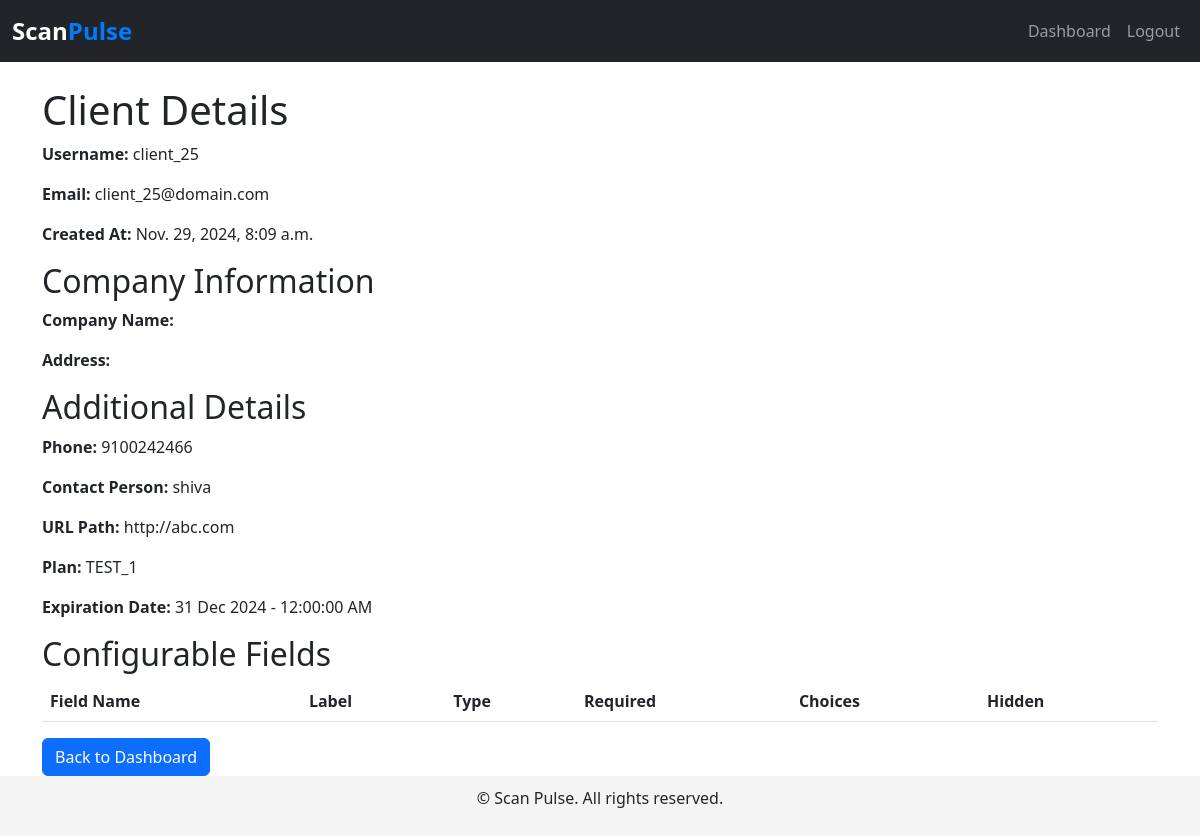
The app's page /view-client/10/ (signed in) with its own data.
### user_management/models.py (models this page shows, shortened)
class CustomUser(AbstractUser):
    email = models.EmailField(unique=True)
    role = models.ForeignKey(Role, on_delete=models.SET_NULL, null=True, blank=True, related_name="users")
    created_by = models.ForeignKey('self', on_delete=models.SET_NULL, null=True, blank=True, related_name="created_users")
    created_at = models.DateTimeField(auto_now_add=True)
    REQUIRED_FIELDS = ['email']

class ClientDetails(models.Model):
    client = models.OneToOneField(Client, on_delete=models.CASCADE, related_name="details")
    phone = models.CharField(max_length=15, blank=True)
    contact_person_name = models.CharField(max_length=100, blank=True)
    url_path = models.SlugField(unique=True, blank=True)
    plan = models.ForeignKey(Plan, on_delete=models.SET_NULL, null=True, blank=True)
    expiration_date = models.DateTimeField(null=True, blank=True)

class Plan(models.Model):
    name = models.CharField(max_length=50, unique=True)
    duration_type = models.CharField(max_length=10, choices=DURATION_TYPES)
    duration_value = models.PositiveIntegerField()

### user_management/views.py (the view)
# urls.py: path('view-client/<int:client_id>/', view_client, name='view_client'),
@login_required
def view_client(request, client_id):
    if request.user.role.name not in ['Superuser', 'Agent']:
        return HttpResponseForbidden("You are not authorized to view this page.")
    client = CustomUser.objects.filter(id=client_id, role__name='Client').first()
    if not client:
        return HttpResponseForbidden("Client not found or you do not have permission to view this client.")
    if request.user.role.name == 'Superuser':
        agents = CustomUser.objects.filter(role__name='Agent', created_by=request.user)
        if client.client_profile.created_by != request.user and client.client_profile.created_by not in agents:
            return HttpResponseForbidden("You do not have permission to view this client.")
    if request.user.role.name == 'Agent' and client.client_profile.created_by != request.user:
        return HttpResponseForbidden("You do not have permission to view this client.")
    client_profile = client.client_profile  # One-to-one relationship
    additional_details = client_profile.details  # One-to-one relationship with ClientDetails
    configurable_fields = client_profile.form_fields.all()  # Many-to-one relationship
    context = {
        'client': client,
        'client_profile': client_profile,
        'additional_details': additional_details,
        'configurable_fields': configurable_fields,
    }
    return render(request, 'view_client.html', context)

### user_management/templates/view_client.html (shortened to what this page needs)
{% extends "base.html" %}
{% load crispy_forms_tags %}
{% block content %}
<h1>Client Details</h1>
<p><strong>Username:</strong> {{ client.username }}</p>
<p><strong>Email:</strong> {{ client.email }}</p>
<p><strong>Created At:</strong> {{ client.created_at }}</p>
<h2>Company Information</h2>
<p><strong>Company Name:</strong> {{ client_profile.company_name }}</p>
<p><strong>Address:</strong> {{ client_profile.address }}</p>
<h2>Additional Details</h2>
<p><strong>Phone:</strong> {{ additional_details.phone }}</p>
<p><strong>Contact Person:</strong> {{ additional_details.contact_person_name }}</p>
<p><strong>URL Path:</strong> {{ additional_details.url_path }}</p>
<p><strong>Plan:</strong>
    {% if additional_details.plan %}
        {{ additional_details.plan.name }}
    {% else %}
        Not Assigned
    {% endif %}
</p>
<p><strong>Expiration Date:</strong> {{ additional_details.expiration_date|date:"d M Y - h:i:s A" }}</p>
<h2>Configurable Fields</h2>
<table class="table table-striped">
    <thead>
        <tr>
            <th>Field Name</th>
            <th>Label</th>
            <th>Type</th>
            <th>Required</th>
            <th>Choices</th>
            <th>Hidden</th>
        </tr>
    </thead>
</table>
<a href="{% url 'superuser_dashboard' %}" class="btn btn-primary">Back to Dashboard</a>
{% endblock %}

### user_management/templates/base.html (style rules this page uses)
html, body { height: 100%; margin: 0; }

### records on screen
CustomUser: username "client_25", email "client_25@domain.com", created_at "Nov. 29, 2024, 8:09 a.m."
ClientDetails: phone "9100242466", contact_person_name "shiva", url_path "http://abc.com", plan.name "TEST_1", expiration_date "31 Dec 2024 - 12:00:00 AM"
